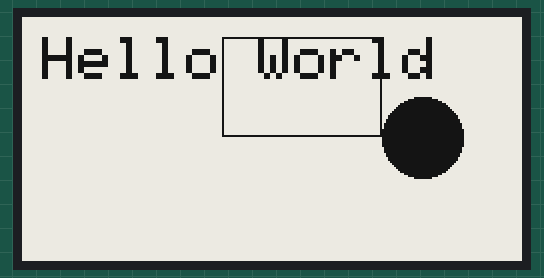
Simulated run of this sketch. Board: Arduino Uno, built for the host (arithmetic inside an expression is 32-bit, double 64-bit). Parts: 250×122 one-colour display.

Above: at 2.3 s.

The sketch:

Hello_World.ino
```cpp
#include <GxEPD2_BW.h>

// Note: If the display doesn't work, try changing GxEPD2_213_B72 to GxEPD2_213_B73 or other variants
GxEPD2_BW<GxEPD2_213_B74, GxEPD2_213_B74::HEIGHT> display(GxEPD2_213_B74(/*CS=5*/ 5, /*DC=17*/ 17, /*RST=16*/ 16, /*BUSY=4*/ 4));

void setup() {
  display.init();
  display.fillScreen(GxEPD_WHITE);
  display.setTextColor(GxEPD_BLACK);
  display.setRotation(1);  // Test 0, 1, 2, or 3 to make it upright
  display.setTextSize(3);
  display.setCursor(10, 10);
  display.println("Hello World");
//  display.setCursor(10, display.getCursorY());

 display.fillCircle(200, 60, 20, GxEPD_BLACK);
 display.drawRect(100,10,80,50,GxEPD_BLACK);

  display.display();
  display.powerOff();
}

void loop() {
  // Nothing to do here
}
```
